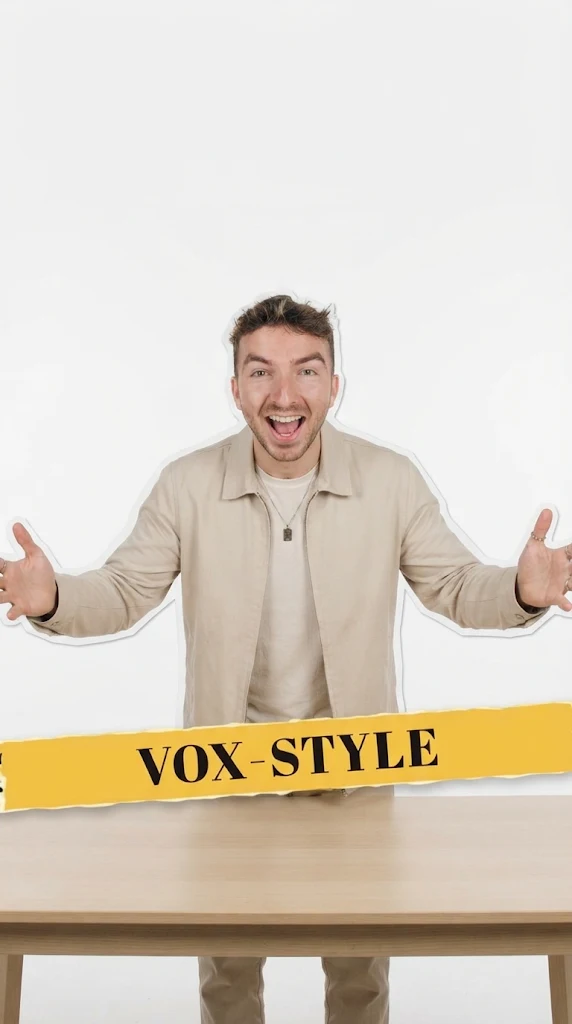
#> input picture art/original/paper_art_01.webp, 572 x 1024 px
$ python ice_matte.py ../../art/original/paper_art_01.webp ../../art/original/paper_art_01.webp
#> lines starting #> are read from the running program, lines starting #| are printed output that depends on the picture; after the words box and inside, x2 and y2 are one past the last pixel; in counts of white or black regions, pixels touching at a corner belong together
"""Difference matte against a reconstructed checkerboard.

For JPGs where the 'transparent' checkerboard was baked into the pixels.
The grid is fitted (fractional square size + phase) on the image border,
re-synthesised over the whole frame, and alpha = difference from it.
"""
import sys
import numpy as np
import cv2
from PIL import Image

src, out = sys.argv[1], sys.argv[2]
rgb = np.array(Image.open(src).convert('RGB')).astype(float)
g = rgb.mean(2)
H, W = g.shape
#> H = 1024; W = 572

border = np.zeros((H, W), bool)
border[:20] = border[-20:] = True
border[:, :20] = border[:, -20:] = True
dark = g < g[border].mean()
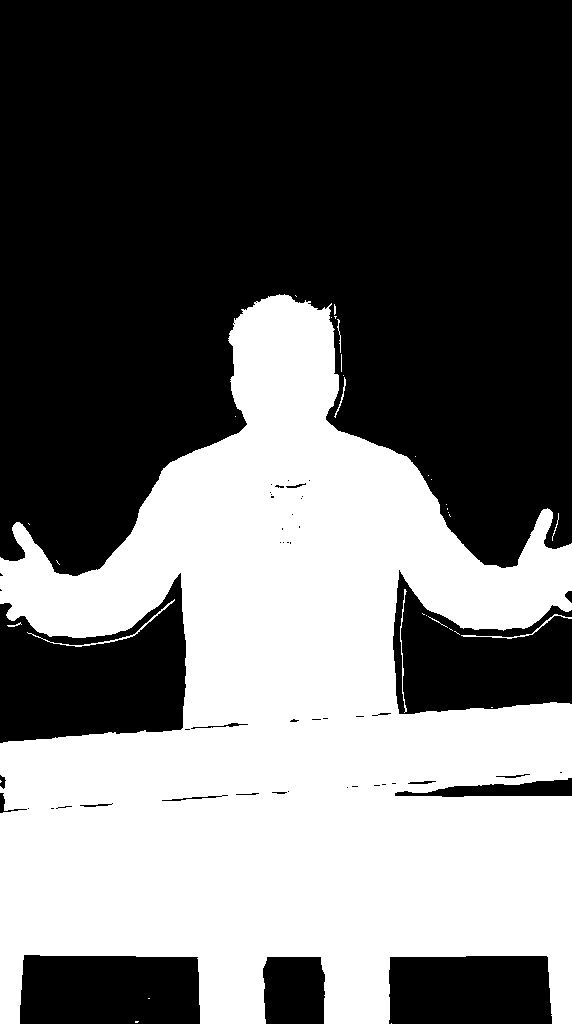
#> dark: shape (1024, 572) bool; 42.4% white; 34 white regions (25 under 20 px), largest, box (x1, y1, x2, y2) and area: (0, 294, 572, 1024) 247653, (27, 599, 175, 647) 276, (461, 614, 572, 639) 192


def fit1d(profile):
    """best (score, square size, phase) for a 1-D alternating pattern"""
    idx = np.arange(len(profile))
#> idx = 572 values from 0 to 571
    best = None
    for size in np.arange(12.0, 18.0, 0.01):
        for off in np.arange(0, 2 * size, 0.25):
            pat = (((idx + off) // size) % 2).astype(bool)
            sc = (pat == profile).mean()
            sc = max(sc, 1 - sc)
            if best is None or sc > best[0]:
                best = (sc, size, off)
#> after the loop, best = (0.528, 15.49, 0)
    return best


_, sx, ox = fit1d(dark[5])
#> sx = 15.49; ox = 0
_, sy, oy = fit1d(dark[:, 5])
#> sy = 12.51; oy = 0.5
yy, xx = np.mgrid[0:H, 0:W].astype(float)
par = ((((xx + ox) // sx) + ((yy + oy) // sy)) % 2).astype(bool)
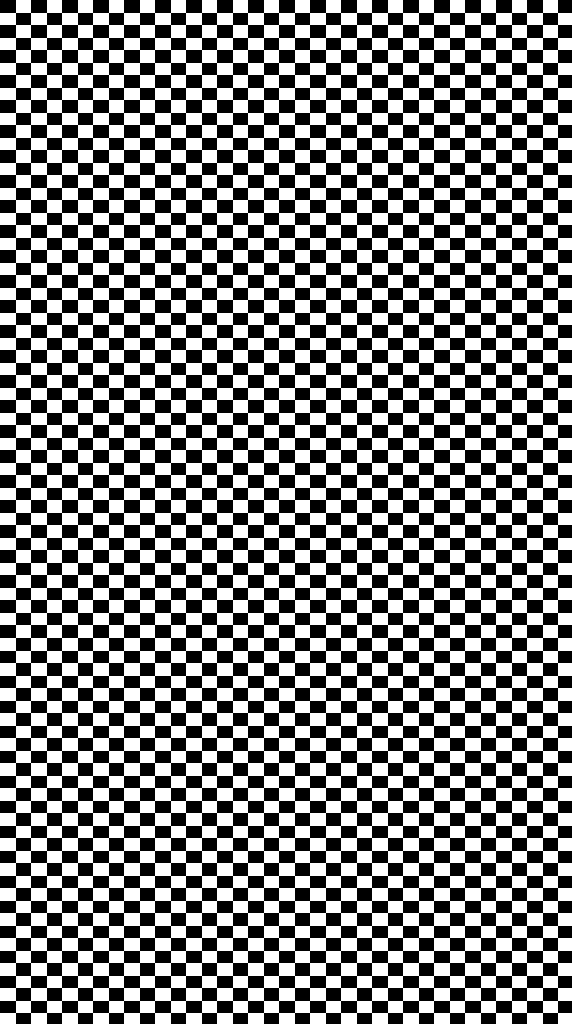
#> par: shape (1024, 572) bool; 50% white; 1 white region, box (x1, y1, x2, y2) and area: (0, 0, 572, 1024) 292672
if (dark[border] == par[border]).mean() < 0.5:
    par = ~par
print('grid', round(sx, 2), round(sy, 2), 'border agreement', round((dark[border] == par[border]).mean(), 3))
#| grid 15.49 12.51 border agreement 0.508

c_dark = rgb[border & par].mean(0)
#> c_dark = [221.5, 214.1, 203.8]
c_light = rgb[border & ~par].mean(0)
#> c_light = [222.6, 215.5, 205.9]
board = np.where(par[..., None], c_dark, c_light)
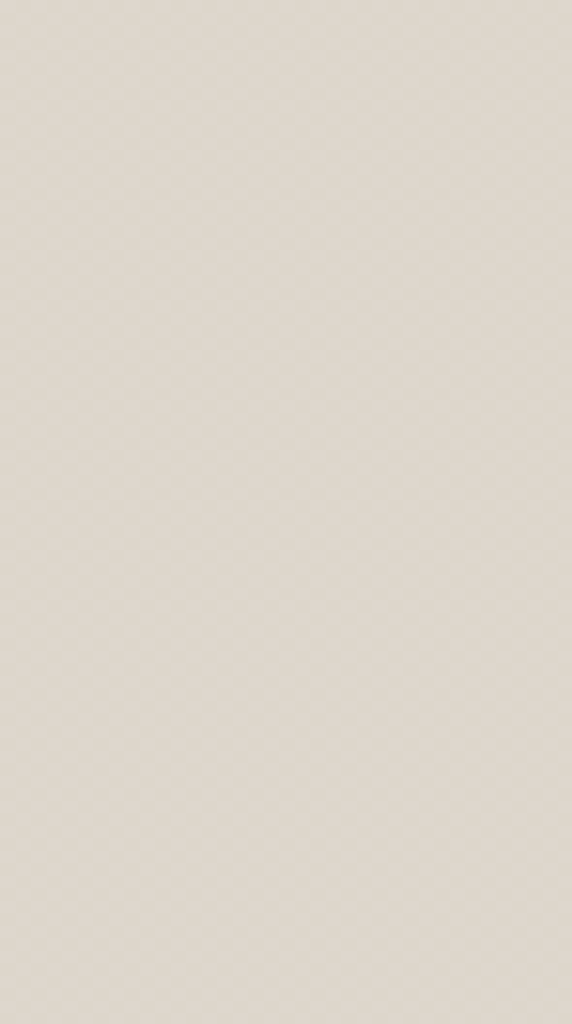
#> board: shape (1024, 572, 3) float64; mean of channels 0, 1, 2 222.1, 214.8, 204.9; drawn as R, G, B
d = cv2.GaussianBlur(np.abs(rgb - board).max(2), (0, 0), 1.2)
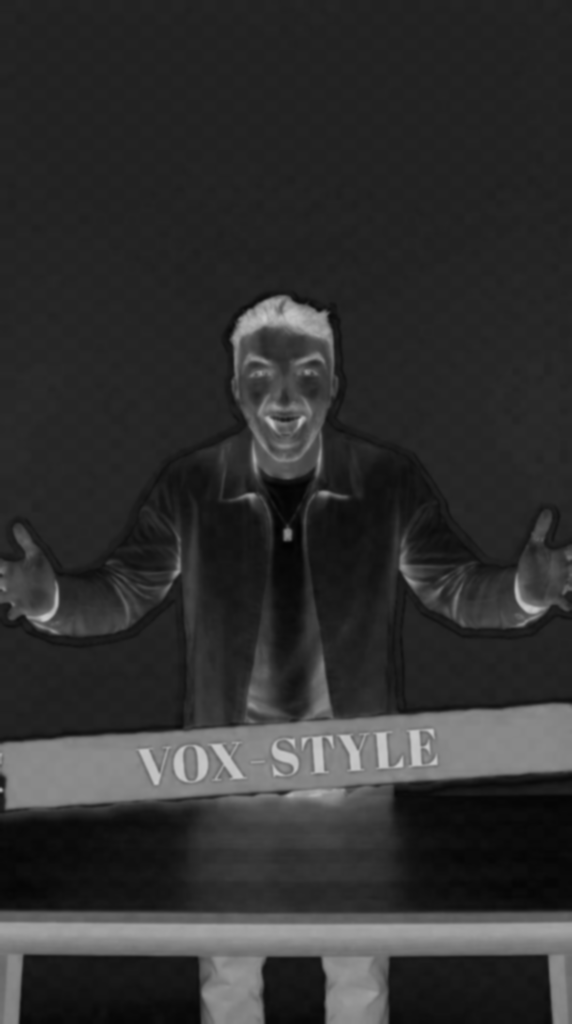
#> d: shape (1024, 572) float64; min 2.99, max 202.3, mean 48.9

obj = (d > 12).astype(np.uint8)
#> obj: shape (1024, 572); values 0 (black) and 1 (white), 97.1% white; 33 black regions (12 under 20 px), largest, box (x1, y1, x2, y2) and area: (416, 793, 572, 907) 9329, (0, 822, 63, 900) 2618, (273, 510, 302, 599) 1573
obj = cv2.morphologyEx(obj, cv2.MORPH_CLOSE, np.ones((11, 11), np.uint8))
#> obj: shape (1024, 572); values 0 (black) and 1 (white), 97.8% white; 14 black regions, largest, box (x1, y1, x2, y2) and area: (451, 796, 572, 901) 7282, (275, 543, 301, 589) 1103, (0, 838, 47, 875) 979
n, lab, st, _ = cv2.connectedComponentsWithStats(obj)
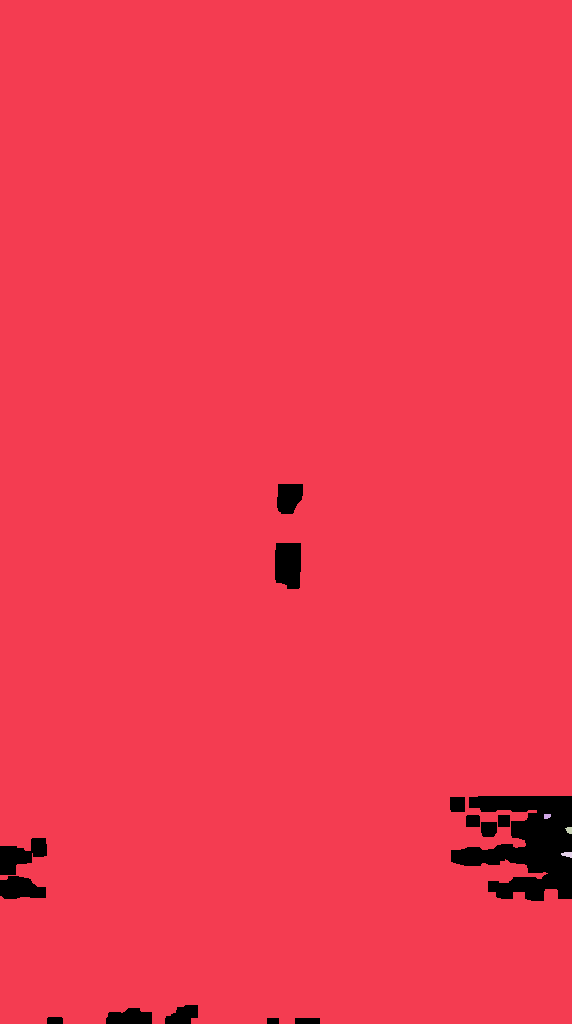
#> lab: shape (1024, 572) int32; 5 distinct labels, from 0 to 4; one colour per label, 0 black
#> n = 5; st = [[0, 484, 572, 540, 12973], [0, 0, 572, 1024, 572639], [544, 814, 7, 5, 31], [565, 827, 7, 7, 37], [561, 852, 11, 6, 48]]
obj = (lab == 1 + np.argmax(st[1:, 4])).astype(np.uint8)
#> obj: shape (1024, 572); values 0 (black) and 1 (white), 97.8% white; 14 black regions
cnts, _ = cv2.findContours(obj, cv2.RETR_EXTERNAL, cv2.CHAIN_APPROX_NONE)
#> cnts = 1 contour; box (x1, y1, x2, y2) and area: (0, 0, 572, 1024) 573149
hull = cv2.convexHull(max(cnts, key=cv2.contourArea))  # ice cube is convex: closes notches
#> hull = [[571, 0], [571, 1023], [0, 1023], [0, 0]]
fill = cv2.fillConvexPoly(np.zeros_like(obj), hull, 1)
#> fill: shape (1024, 572); every value is 1
fill = cv2.erode(fill, np.ones((3, 3), np.uint8))

# remove checker modulation that shows through the translucent parts
flat = (c_dark + c_light) / 2
#> flat = [222.1, 214.8, 204.9]
# the ice is partly opaque, so the checker shows through at a varying strength:
# estimate its local amplitude by projecting the high-passed image on the grid
p = np.where(par, -1.0, 1.0)                       # +1 on light squares
hp = g - cv2.GaussianBlur(g, (0, 0), 8)
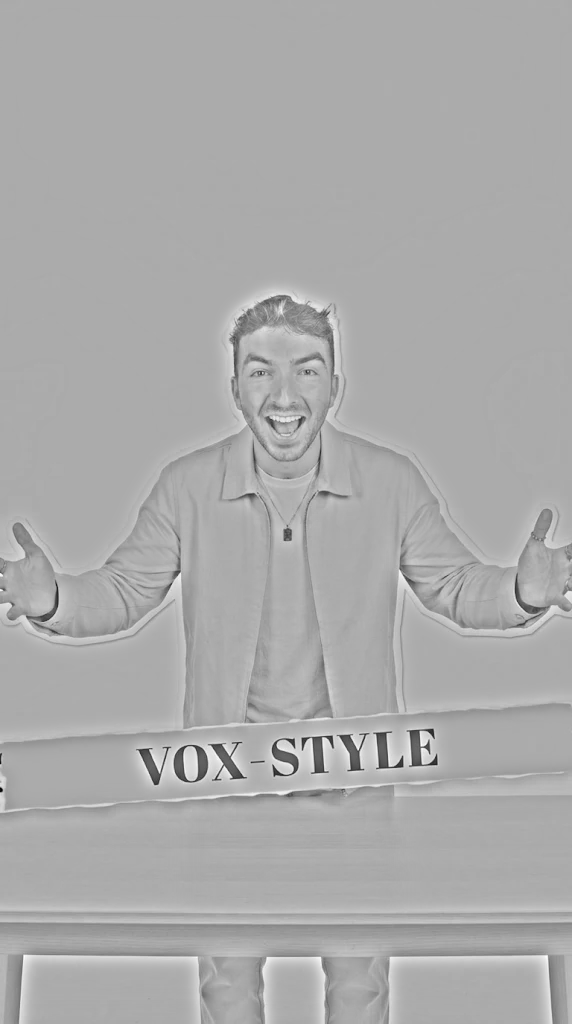
#> hp: shape (1024, 572) float64; min -181.9, max 88.67, mean 0; drawn with min black and max white
amp = cv2.GaussianBlur(hp * p, (0, 0), 10)         # local amplitude (p*p == 1)
amp = np.clip(amp, 0, None)[..., None]
#> amp: shape (1024, 572, 1) float64
rgb = np.clip(rgb - amp * p[..., None], 0, 255)
soft = np.clip((d - 6) * 8, 0, 255)
alpha = np.where(fill > 0, np.maximum(soft, 225), 0).astype(np.uint8)
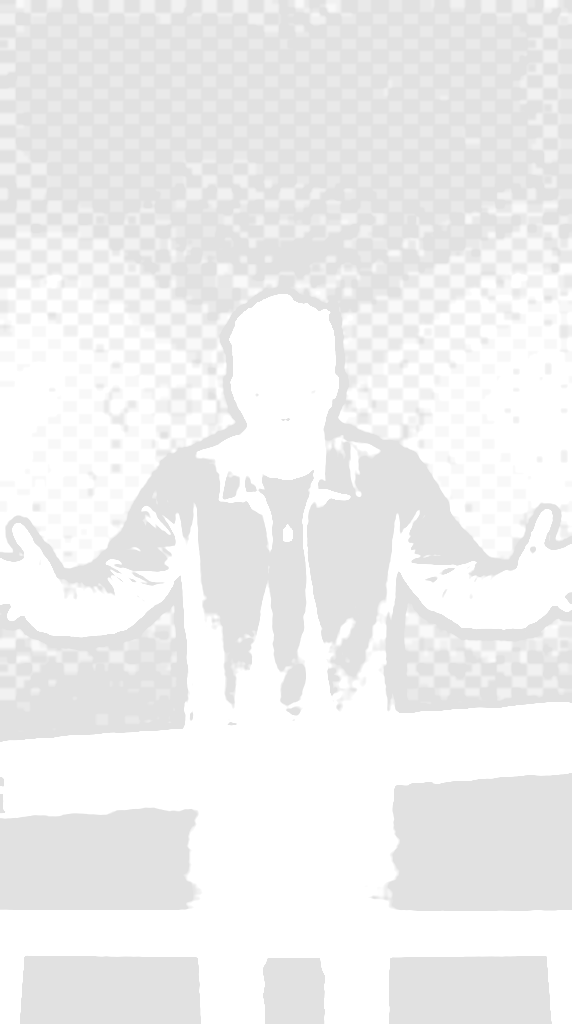
#> alpha: shape (1024, 572); min 225, max 255, mean 239
alpha = cv2.GaussianBlur(alpha, (3, 3), 0)
ys, xs = np.where(alpha > 8)
o = np.dstack([rgb.astype(np.uint8), alpha])[ys.min():ys.max() + 1, xs.min():xs.max() + 1]
Image.fromarray(o).save(out)
print('saved', out, o.shape)
#| saved ../../art/original/paper_art_01.webp (1024, 572, 4)
